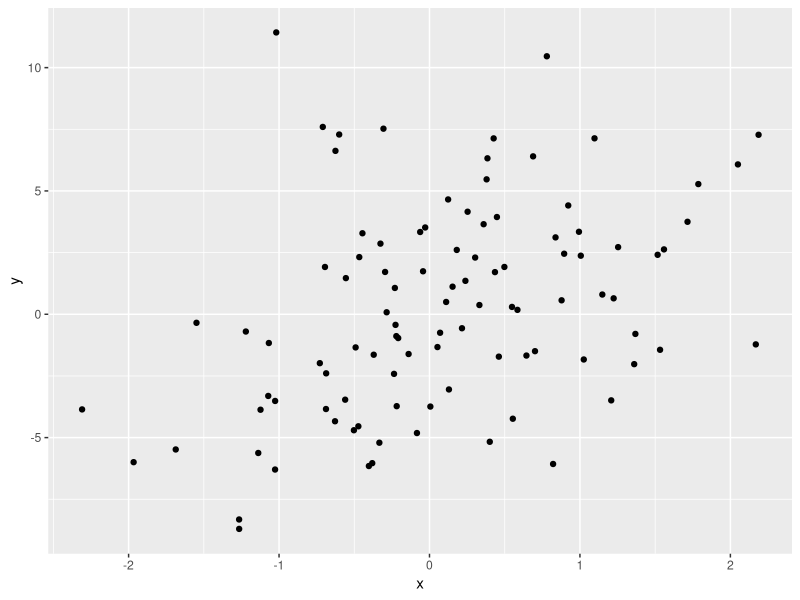
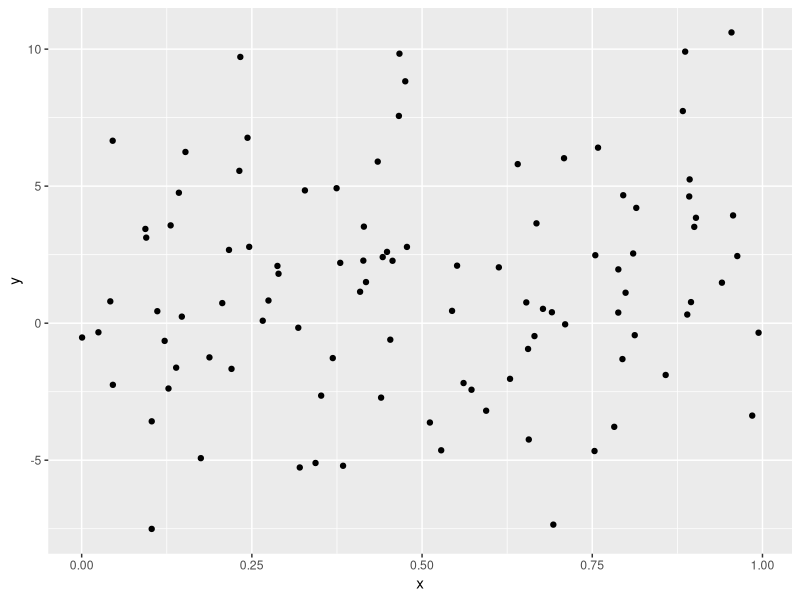

These figures' R source, in order:
## ---- chunk 1
knitr::opts_chunk$set(echo = TRUE)
## ---- chunk 2
# dnorm(x,mean = 0,log = FALSE)
# pnorm(q,mean=0,sd=1,lower.tail = TRUE,log.p = )
# qnorm()
# rnorm()
## ---- chunk 3
# x: vector of quantiles.
# mean: vector of means.
# sd: vector standard deviation.

dnorm(10,mean = 0,log = FALSE)
## ---- chunk 4
# n: number of datasets to be simulated
# mean: vector of means.
# sd: vector standard deviation.

set.seed(123)
rnorm(10,20,30)
## ---- chunk 5

pnorm(0.5,mean=0,sd=1,lower.tail = TRUE,log.p =FALSE )
## ---- chunk 6
#  p: It represents the significance level to be used
# mean: vector of means.
# sd: vector standard deviation.
#  lower.tail = TRUE: Then the probability to the left of p in the normal distribution is returned. 

qnorm(.95, mean=0, sd=1)
## ---- chunk 7
rpois(10,1)
## ---- chunk 8
runif(100,min = 0,max = 10)
## ---- chunk 9
set.seed(123)
x=rnorm(100,0,1)
y=0.5 + 2 * x+ rnorm(100,0,4)

library(ggplot2)
df=data.frame(y,x)
library(ggplot2)
ggplot(df,aes(x,y))+geom_point()
## ---- chunk 10
model = lm (y~x ,data = df)
model
## ---- chunk 11
step(model)
## ---- chunk 12
summary(model)
## ---- chunk 13
set.seed(123)
x=runif(100,0,1)
y=0.5 + 2 * x+ rnorm(100,0,4)

library(ggplot2)
df2=data.frame(y,x)
library(ggplot2)
ggplot(df2,aes(x,y))+geom_point()
## ---- chunk 14
model2= lm(y~x,data=df2)
model2
## ---- chunk 15
set.seed(1)
sample(1:10,4)
## ---- chunk 16
#doesnt have to be a numbers
sample(letters,5)
## ---- chunk 17
sample(1:10)
## ---- chunk 18
sample(1:10)
## ---- chunk 19
sample(1:10,replace = T) # default replace false
## ---- chunk 20
library(datasets)
data("airquality")
head(airquality)
## ---- chunk 21
set.seed(20)

idx=seq_len(nrow(airquality))
samp=sample(idx,6)
airquality[samp,]
